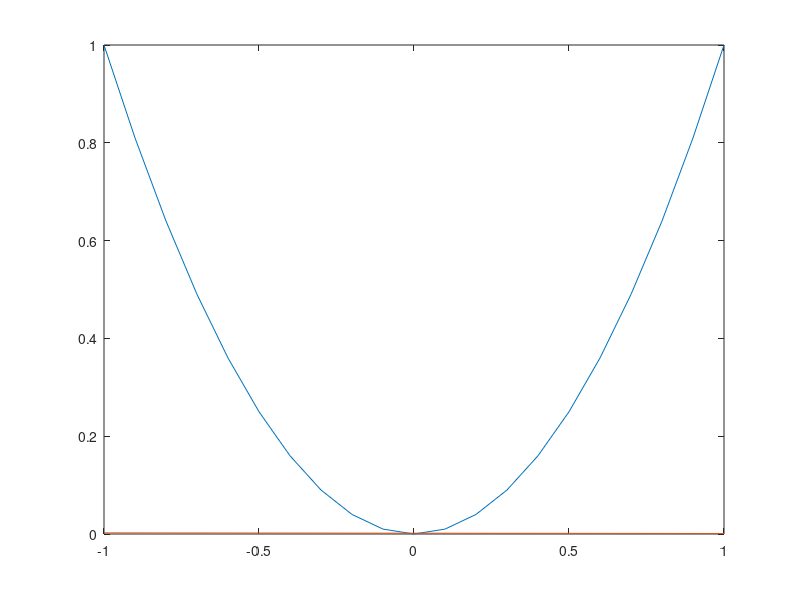

This figure's MATLAB source:
N=100000;
x=-1:0.1:1;
y=x.^2;

training=rand(N,4)*2-1;
training(:,2)=training(:,1).^2;
training(:,4)=training(:,3).^2;

m=zeros(N,1);

for i=1:N
    m(i,1)=((training(i,4)-training(i,2))/(training(i,3)-training(i,1)));
end

disp(m(1,1));

b=zeros(N,1);
b(:,1)=training(:,4)-m(:,1).*training(:,3);

m_avg=mean(m(:,1));
b_avg=mean(b(:,1));

y_avg=m_avg.*x+b_avg;

bias=b_avg^2+(m_avg^2-2*b_avg)/3+(1/5);
Eout=zeros(N,1);
variance=(1/3)*var(m)+var(b);

for j=1:N
    Eout(j,1)=b(j,1)^2+(m(j,1)^2-2*b(j,1))/3+(1/5);
end

EEout=mean(Eout);

plot(x,y, x, y_avg);

% line(sumlines(:,1),D(:,2),'Color','red','LineStyle','--');
% line(x, alt_line,'Color','blue','LineStyle','--');
